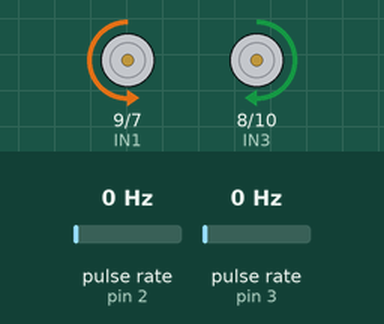
Bench run of a sketch on a simulated Arduino Uno, built with avr-gcc and run on an emulated ATmega328P. Parts: motor-driver pin pairs drawn as motors (green arrow = first pin HIGH = forward, orange = second pin HIGH = backward, longer = more drive, scaled by the enable pin). Wiring (inferred from the names in the program): 2 × pulse sensor: data pin 2 / data pin 3. The test bench sets the inputs (shaded band); at power-on: pulse rate (sensors on pin 2, pin 3) 0 Hz. What the sketch prints to the serial monitor is not drawn.

Above: at 4.2 s.
4.3 s: pulse rate (sensor on pin 2) set to 50 Hz
At 7.0 s:
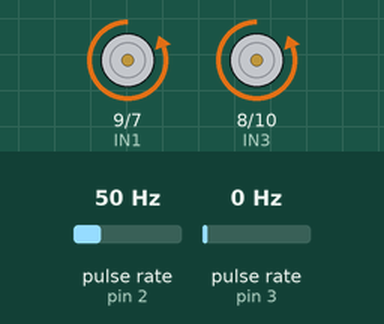
7.3 s: pulse rate (sensor on pin 3) set to 50 Hz
At 10.29 s:
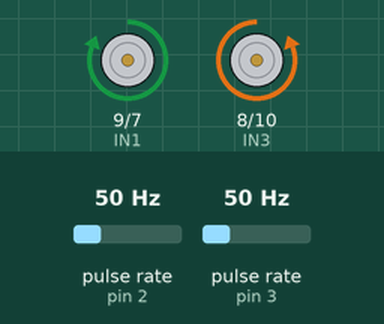
10.3 s: pulse rate (sensor on pin 3) set to 4 Hz
At 10.74 s:
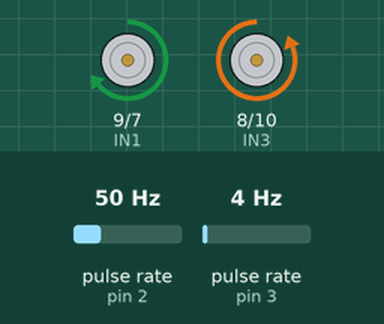
13.3 s: pulse rate (sensor on pin 3) set to 100 Hz
14.9 s: pulse rate (sensor on pin 2) set to 4 Hz
Timing chart, 0 to 45.1 s (numbered marks = the images above; inputs shaded):
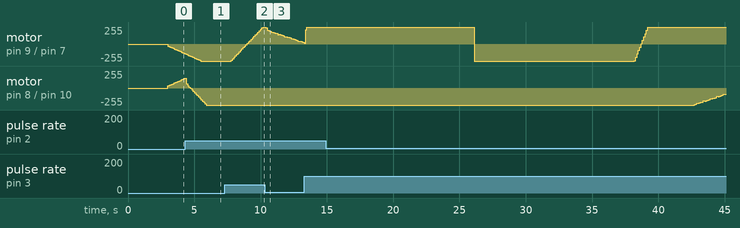

Measured:
- after the input at 7.3 s, motor on pin 9 (IN1) / pin 7 (IN2): moves from backward 255/255 to forward 255/255 over 2.4 s, starting after 0.50 s
- after the input at 10.3 s, motor on pin 9 (IN1) / pin 7 (IN2): forward 255/255 → forward 241/255 after 0.10 s, → forward 204/255 0.10 s later, → forward 198/255 0.10 s later, → forward 192/255 0.10 s later, … (30 changes in this stretch)

The sketch:

encoders_PWM_PID_tests.ino
```cpp
// Zamjenjeni pinovi 6 i 9, tako da mogu koristiti interrupt INT1 koji je 16bitni. EN2 je sada umjesto na pinu D9 na pinu D6 koji je takoder PWM. IN1 je umjesto D6 sada D9 jer
// jer on ne treba PWM (koji se iskljucuje kada se eksplicitno koristi tajmer povezan s njim). Sada mogu implementirati timer interrupt

// Dodan timer interrupt koji u ciklusima od 100 ms azurira brzine tj. PWM motora ako je potrebno (ako su dva motora razlicite, u iducoj verziji brzina svakog motora prema vlastitoj
// referenci)

#include <avr/io.h>
#include <avr/interrupt.h>

#define encoderPinR 2
#define encoderPinL 3

volatile unsigned long int previousMillisR = 0;
volatile unsigned long int previousMillisL = 0;

volatile unsigned int encoderPosR = 0;  // a counter for the dial
volatile unsigned int encoderPosL = 0;  // a counter for the dial

volatile int pwmL = 0;
volatile int pwmR = 0;

volatile uint8_t rate_encL;
volatile uint8_t rate_encR;

// PID parameters
const float Kp = 0.5;
const float Ki = 0.2;
const float Kd = 0;

volatile int err_oldL = 0;
volatile int ErrL = 0;
volatile int err_dotL = 0;
volatile int err_oldR = 0;
volatile int ErrR = 0;
volatile int err_dotR = 0;

volatile int u_left;
volatile int u_right;
volatile int ref_rpmL = -45;
volatile int ref_rpmR = 45;
volatile int rpmL;
volatile int rpmR;

//Definicija pinova L293D motor drivera
#define EN1 5    //Enable 1, definiran na PWM pinu - kontrola brzine
#define IN1 9    //Input 1
#define IN2 7    //Input 2

#define EN2 6    //Enable 2, definiran na PWM pinu
#define IN3 8    //Input 3
#define IN4 10   //Input 4

#include <SoftwareSerial.h>
SoftwareSerial HC05(4, 12);
int BluetoothData; // the data given from Computer

void setup() {
  // put your setup code here, to run once:
  pinMode(encoderPinR, INPUT);
  pinMode(encoderPinL, INPUT);
  attachInterrupt(0, doEncoderR, CHANGE);
  attachInterrupt(1, doEncoderL, CHANGE);
  digitalWrite(encoderPinR, HIGH);
  digitalWrite(encoderPinL, HIGH);

    //Definicija pinova za upravljanje motorima
  //Lijevi motor
  pinMode(EN1, OUTPUT);
  pinMode(IN1, OUTPUT);
  pinMode(IN2, OUTPUT);
  analogWrite(EN1, 0);
  digitalWrite(IN1, LOW);
  digitalWrite(IN2, LOW);
  //Desni motor
  pinMode(EN2, OUTPUT);
  pinMode(IN3, OUTPUT);
  pinMode(IN4, OUTPUT);
  analogWrite(EN2, 0);
  digitalWrite(IN3, LOW);
  digitalWrite(IN4, LOW);
  delay(3000);
  Serial.begin(9600);

  /*
   cli() - Clear Global Interrupt flag
   sei() - Set Global Interrupt flag
   Frequently, interrupts are being disabled for periods of time in order to perform certain operations without being disturbed

   TCCR - Timer/Counter Control Register; registers that hold setup values; in pairs - A and B
   TIMSK - Timer Interrupt Mask Register - used to control which interrupts are "valid" by setting their bits
   TOIE1 - Timer Overflow Interrupt Enable
   OCIE1A - Output Compare Interrupt Enable 1A - if set and if global interrupts are enabled,
         the micro will jump to the Output Compare A interrupt vector upon compare match
   OCR1A - Output Compare register - generate interrupt after the number of clock ticks written to it; CTC bit in TCCR1B must be set
         if time between is supposed to be equal every time
   */
  // Setting timer interrupt
  cli();
  TCCR1A = 0;
  TCCR1B = 0;

  OCR1A = 6249;

  TCCR1B |= (1 << WGM12);
  TCCR1B |= (1 << CS12);

  TIMSK1 |= (1 << OCIE1A);
  sei();
  // while (!HC05.available()){}

//    digitalWrite(IN1, HIGH);
//  digitalWrite(IN2, LOW);
//  analogWrite(EN1, pwmL);
//
//  digitalWrite(IN3, HIGH);
//  digitalWrite(IN4, LOW);
//  analogWrite(EN2, pwmR);

}

void loop() {
  // put your main code here, to run repeatedly:
  /*
  HC05.print("PWMs (L, R): "); HC05.print(pwmL); HC05.print("  "); HC05.println(pwmR);
  HC05.print("Rates (L, R): "); HC05.print(rate_encL); HC05.print("  "); HC05.println(rate_encR);
  HC05.print("RPM (L, R): "); HC05.print(rate_encL * 15); HC05.print("  "); HC05.println(rate_encR * 15);
  HC05.println(" ");*/

  //Serial.print("U left: "); Serial.println(u_left);
  Serial.print("Error L: "); Serial.println(ref_rpmL - rpmL);
  Serial.print("Error R: "); Serial.println(ref_rpmR - rpmR);
  Serial.println("");
}

// Interrupt on A changing state
void doEncoderR(){
  if ((unsigned long)(millis() - previousMillisR) >= 2){
    encoderPosR++;
    previousMillisR = millis();
  }
}

// Interrupt on A changing state
void doEncoderL(){
  if ((unsigned long)(millis() - previousMillisL) >= 2){
    encoderPosL++;
    previousMillisL = millis();
  }
}

ISR(TIMER1_COMPA_vect)
{
  // delta tick
  rate_encL = encoderPosL;
  rate_encR = encoderPosR;

  // RPM
  rpmL = sign(ref_rpmL) * 15 * rate_encL; // formula calculated for my sensor and time period of reading sensor data
  rpmR = sign(ref_rpmR) * 15 * rate_encR;

  if (abs(rpmL - ref_rpmL)>2){
      u_left = calc_speedL(ref_rpmL - rpmL);
      if (abs(u_left) > 255)
          u_left = sign(u_left) * 255;
      update_speedL(); }

  if (abs(rpmR - ref_rpmR)>2){
      u_right = calc_speedR(ref_rpmR - rpmR);
      if (abs(u_right) > 255)
          u_right = sign(u_right) * 255;
      update_speedR(); }

  encoderPosL = 0;
  encoderPosR = 0;
}

volatile int calc_speedL(volatile int err){
  err_dotL = err - err_oldL;
  ErrL = err + ErrL;
  err_oldL = err;
  //Serial.println(err);
 // Serial.print(Kp*err); Serial.print(" ");Serial.print(Ki*Err); Serial.print(" "); Serial.println(Kd * err_dot);
  return (Kp*err + Ki*ErrL + Kd * err_dotL);
}

volatile int calc_speedR(volatile int err){
  err_dotR = err - err_oldR;
  ErrR = err + ErrR;
  err_oldR = err;
  //Serial.println(err);
 // Serial.print(Kp*err); Serial.print(" ");Serial.print(Ki*Err); Serial.print(" "); Serial.println(Kd * err_dot);
  return (Kp*err + Ki*ErrR + Kd * err_dotR);
}

void update_speedL(){
  if (u_left >= 0){
    digitalWrite(IN1, HIGH);
    digitalWrite(IN2, LOW);
  } else {
    digitalWrite(IN1, LOW);
    digitalWrite(IN2, HIGH);
  }
  analogWrite(EN1, abs(u_left));
}

void update_speedR(){
  if (u_right >= 0){
    digitalWrite(IN3, HIGH);
    digitalWrite(IN4, LOW);}
    else {
      digitalWrite(IN3, LOW);
      digitalWrite(IN4, HIGH);
    }
  analogWrite(EN2, abs(u_right));
}

int sign(int x){
  return (x > 0) ? 1 : ((x < 0) ? -1 : 0);}
```
